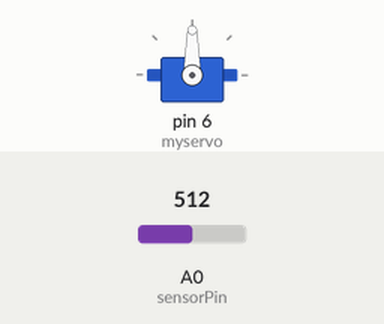
Simulated run of this sketch. Board: Arduino Uno, built with avr-gcc and run on an emulated ATmega328P. Shown: servo. Inputs (shaded band) come from the test bench; at power-on: A0 (sensorPin) = 512. What the sketch prints to the serial monitor is not drawn.

Above: at 0.05 s.
Timing chart, 0 to 3.0 s (numbered marks = the images above):
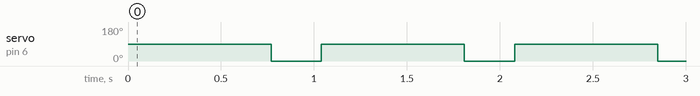

The sketch:

servo_test.ino
```cpp
#include <Servo.h>

Servo myservo;
int pos = 0;
int sensorPin = A0;
int sensorValue;

void setup() {
  myservo.attach(6);

  Serial.begin(9600);
  pinMode (INPUT, sensorPin);
}
void loop() {
  myservo.write(90);
  for (pos = 0; pos <= 50; pos++) {
    sensorValue = analogRead(sensorPin);
    Serial.println(sensorValue);
    delay(5);
  }

  delay(500);

  myservo.write(0);
  for (pos = 0; pos <= 50; pos++) {
    sensorValue = analogRead(sensorPin);
    Serial.println(sensorValue);
        delay(5);
  }

}
```

Measured:
- by itself, servo on pin 6 (myservo): alternates 90° for 0.77 s and 0° for 0.27 s
